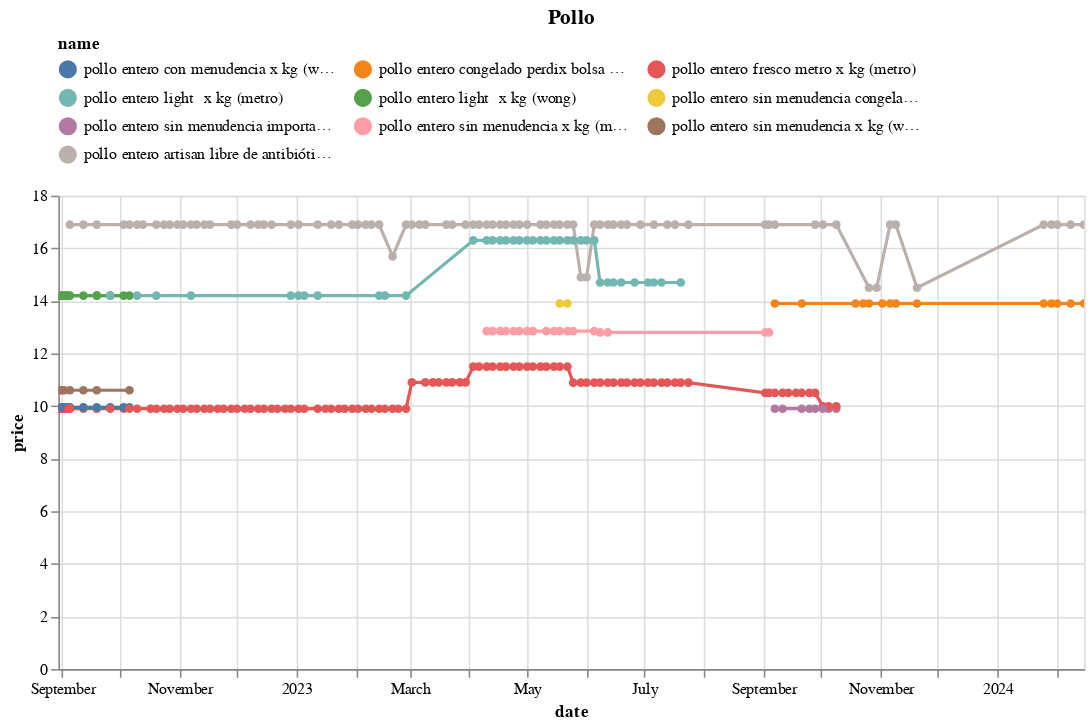

The notebook cell this image was saved under:
### Code cell
(df
 .loc[df.name.isin(names)]
 .pipe(alt.Chart)
 .mark_line(point=True)
 .encode(x='date', y='price', color='name', tooltip=['name','price'])
 .properties(width=650, title='Pollo')
 .interactive()
 .configure_legend(orient='top', columns=3)
)

### Figure 1 — Vega-Lite specification as saved in the notebook (floating-point values rounded to 4 significant figures; data arrays with more than 128 entries replaced by an {"elided": "..."} marker saying what was removed)
{"config": {"view": {"continuousWidth": 300, "continuousHeight": 300}, "legend": {"columns": 3, "orient": "top"}}, "data": {"name": "data-877d19134f219f90c1cc8939450720e7"}, "mark": {"type": "line", "point": true}, "encoding": {"color": {"field": "name", "type": "nominal"}, "tooltip": [{"field": "name", "type": "nominal"}, {"field": "price", "type": "quantitative"}], "x": {"field": "date", "type": "temporal"}, "y": {"field": "price", "type": "quantitative"}}, "params": [{"name": "param_13", "select": {"type": "interval", "encodings": ["x", "y"]}, "bind": "scales"}], "title": "Pollo", "width": 650, "$schema": "https://vega.github.io/schema/vega-lite/v5.16.3.json", "datasets": {"data-877d19134f219f90c1cc8939450720e7": {"elided": "300 records"}}}
